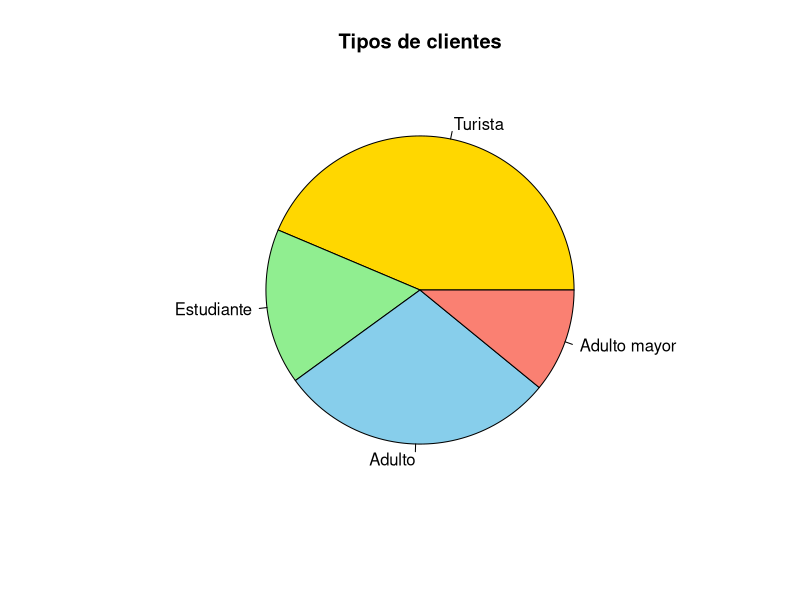
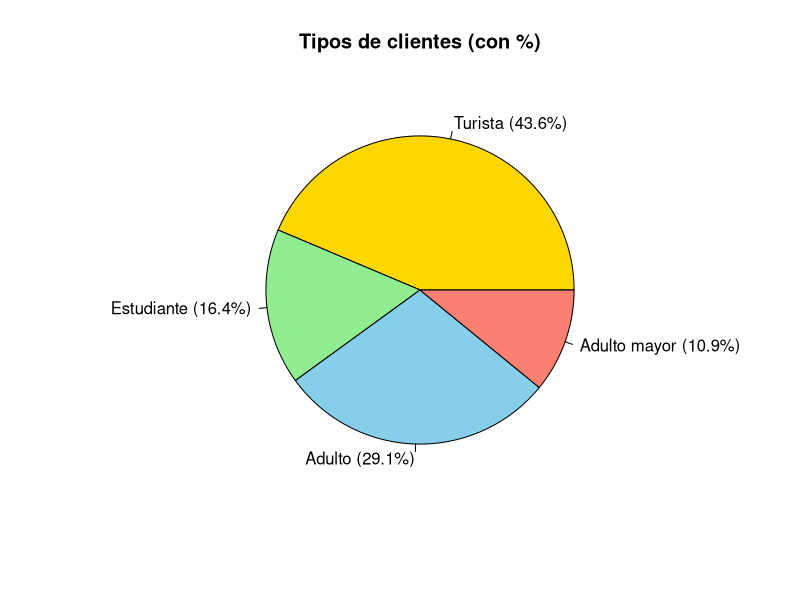
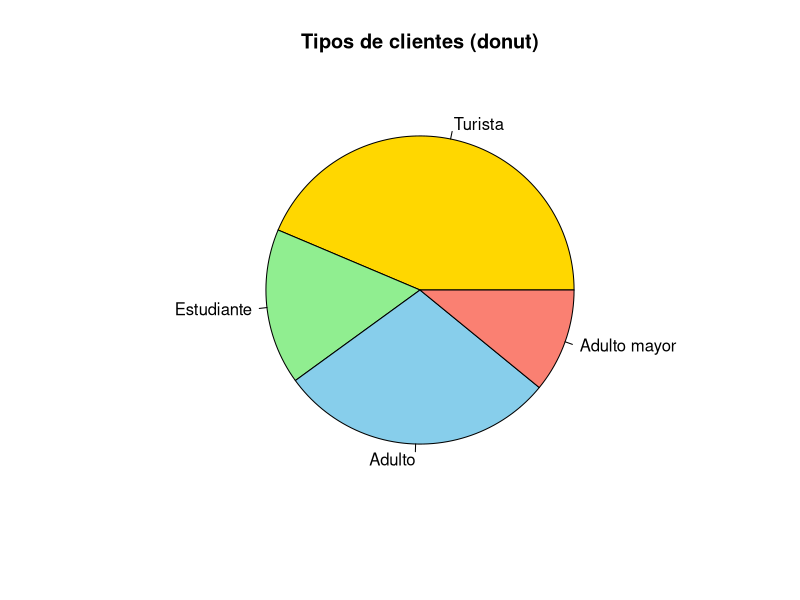

R code for these plots, in order:
# =====================================================================
# 06) GRÁFICO DE TORTA (pie) y DONUT
# =====================================================================
# El gráfico de pastel (pie) muestra PARTES DE UN TOTOO (proporciones).
# Uso: cuando quieres mostrar % de una sola variable categórica.
#
# Desventaja: es difícil comparar cantidades EXACTAS entre sectores,
# asi que para comparaciones, prefiere la BARRA.
#
# Parámetros de pie():
#   x       : frecuencias/porciones
#   labels  : etiquetas de cada sector
#   col     : color de cada sector
#   main    : título
#   radius  : <1 para hacer un "anillo" (donut)
#   clockwise : orientación de las porciones
# =====================================================================

# 1) Datos: tipos de clientes (conteo)
clientes <- c("Turista", "Estudiante", "Adulto", "Adulto mayor")
n <- c(120, 45, 80, 30)

# 2) Gráfico de pastel básico
pie(n, labels = clientes,
    col = c("gold", "lightgreen", "skyblue", "salmon"),
    main = "Tipos de clientes")

# 3) Añadir porcentajes como etiquetas
porcentajes <- round(n / sum(n) * 100, 1)
pie(n, labels = paste0(clientes, " (", porcentajes, "%)"),
    col = c("gold", "lightgreen", "skyblue", "salmon"),
    main = "Tipos de clientes (con %)")

# 4) Donut (anillo): radius = 0.8 hace un agujero en el centro
pie(n,
    labels = clientes,
    col = c("gold", "lightgreen", "skyblue", "salmon"),
    main = "Tipos de clientes (donut)",
    radius = 0.8)
